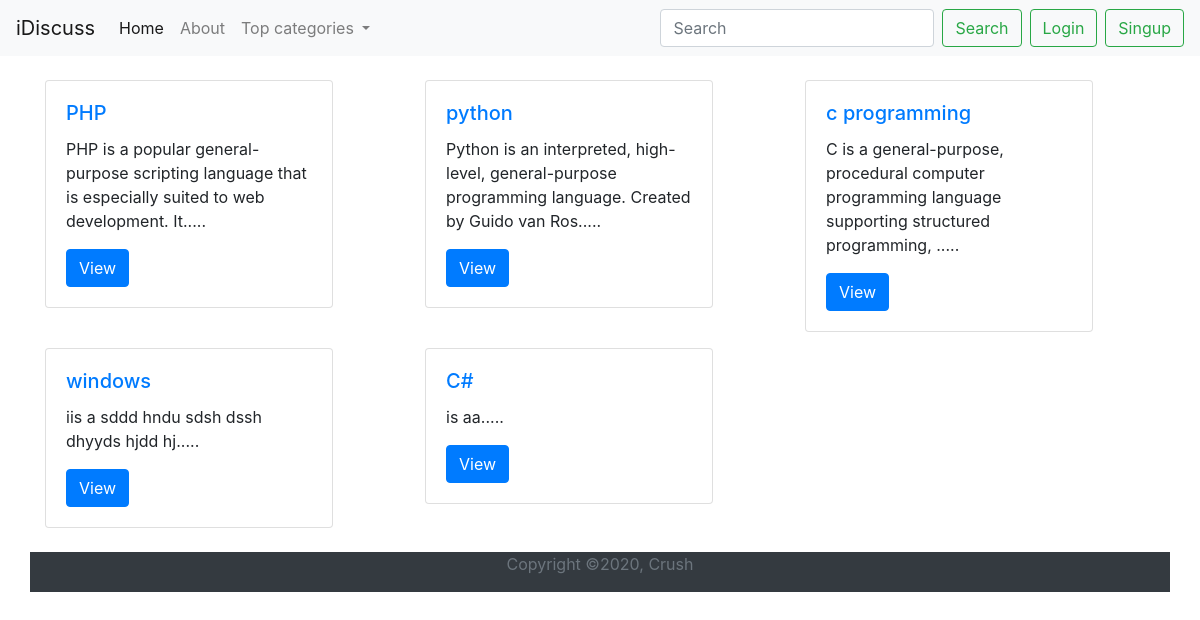
The page / on the database its author committed.
### tables this page shows
CREATE TABLE `categories` (
  `category_id` int(11) NOT NULL,
  `category_name` varchar(100) NOT NULL,
  `category_description` varchar(500) NOT NULL,
  `date` datetime NOT NULL DEFAULT current_timestamp()
);

### index.php (the view, shortened to what this page needs)
<!DOCTYPE html>
<html lang="en">
<head>
    <link rel="stylesheet" href="css/bootstrap.min.css">
</head>
<body>
    <?php include 'dbconn.php';?>
    <?php include '_nav.php';?>
    <div class="container my-3">
        <div class="row align-items-start">
            <?php
                $sql = "SELECT * FROM `categories`";
                $result = mysqli_query($conn, $sql);
                while ($row = mysqli_fetch_assoc($result)){
                 $id= $row['category_id'];
                $cat= $row['category_name'];
                $dsc= $row['category_description'];
   echo '<div class="col-md-4 my-2">
                   <div class="card" style="width: 18rem;">
                    <div class="card-body">
                        <h5 class="card-title"> <a href="threads.php?catid=' . $id . '">'. $cat . '</a></h5>
                        <p class="card-text">'. substr($dsc,0, 100) .'.....</p>
                        <a href="threads.php?catid=' . $id . '" class="btn btn-primary">View</a>
                    </div>
                </div>
    </div>';
                }
           ?>
            <div class="container-fluid mt-3 text-center bg-dark">
                <p class="text-muted">Copyright &copy;2020, <a>Crush</a></p>
            </div>
</body>
</html>

### rows shown on the page
categories: category_name "PHP", category_description "PHP is a popular general-purpose scripting language that is especially suited to web development. It"
categories: category_name "python", category_description "Python is an interpreted, high-level, general-purpose programming language. Created by Guido van Ros"
categories: category_name "c programming", category_description "C is a general-purpose, procedural computer programming language supporting structured programming,"
categories: category_name "windows", category_description "iis a sddd hndu sdsh dssh dhyyds hjdd hj"
categories: category_name "C#", category_description "is aa"
